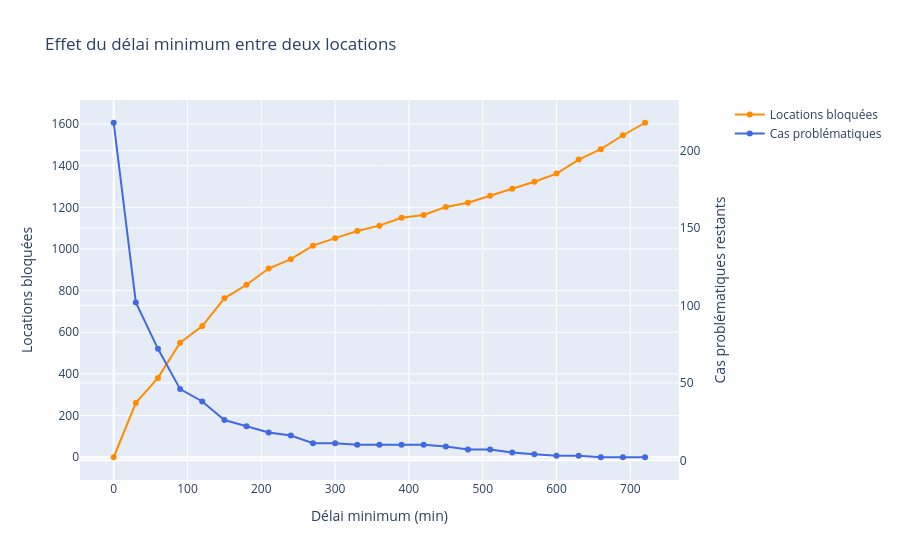

Notebook source saved alongside this figure:
### Code cell
from plotly.subplots import make_subplots
import plotly.graph_objects as go

fig = make_subplots(specs=[[{"secondary_y": True}]])

fig.add_trace(
    go.Scatter(x=tableau_seuils['threshold'], y=tableau_seuils['locations bloquées'],
               name="Locations bloquées", mode="lines+markers", line=dict(color="darkorange")),
    secondary_y=False,
)
fig.add_trace(
    go.Scatter(x=tableau_seuils['threshold'], y=tableau_seuils['problématiques'],
               name="Cas problématiques", mode="lines+markers", line=dict(color="royalblue")),
    secondary_y=True,
)

fig.update_layout(title="Effet du délai minimum entre deux locations", xaxis_title="Délai minimum (min)", legend_title_text="")
fig.update_yaxes(title_text="Locations bloquées", secondary_y=False)
fig.update_yaxes(title_text="Cas problématiques restants", secondary_y=True)
fig.show()

### Figure 1 — Plotly figure (JSON) as saved in the notebook; plotly's stock layout.template omitted (floating-point values rounded to 4 significant figures)
{"data": [{"line": {"color": "darkorange"}, "mode": "lines+markers", "name": "Locations bloquées", "type": "scatter", "x": [0, 30, 60, 90, 120, 150, 180, 210, 240, 270, 300, 330, 360, 390, 420, 450, 480, 510, 540, 570, 600, 630, 660, 690, 720], "xaxis": "x", "y": [0, 261, 381, 550, 630, 763, 828, 906, 951, 1016, 1052, 1086, 1112, 1150, 1163, 1202, 1222, 1256, 1289, 1323, 1362, 1429, 1479, 1546, 1606], "yaxis": "y"}, {"line": {"color": "royalblue"}, "mode": "lines+markers", "name": "Cas problématiques", "type": "scatter", "x": [0, 30, 60, 90, 120, 150, 180, 210, 240, 270, 300, 330, 360, 390, 420, 450, 480, 510, 540, 570, 600, 630, 660, 690, 720], "xaxis": "x", "y": [218, 102, 72, 46, 38, 26, 22, 18, 16, 11, 11, 10, 10, 10, 10, 9, 7, 7, 5, 4, 3, 3, 2, 2, 2], "yaxis": "y2"}], "layout": {"legend": {"title": {"text": ""}}, "title": {"text": "Effet du délai minimum entre deux locations"}, "xaxis": {"anchor": "y", "domain": [0, 0.94], "title": {"text": "Délai minimum (min)"}}, "yaxis": {"anchor": "x", "domain": [0, 1], "title": {"text": "Locations bloquées"}}, "yaxis2": {"anchor": "x", "overlaying": "y", "side": "right", "title": {"text": "Cas problématiques restants"}}}}
